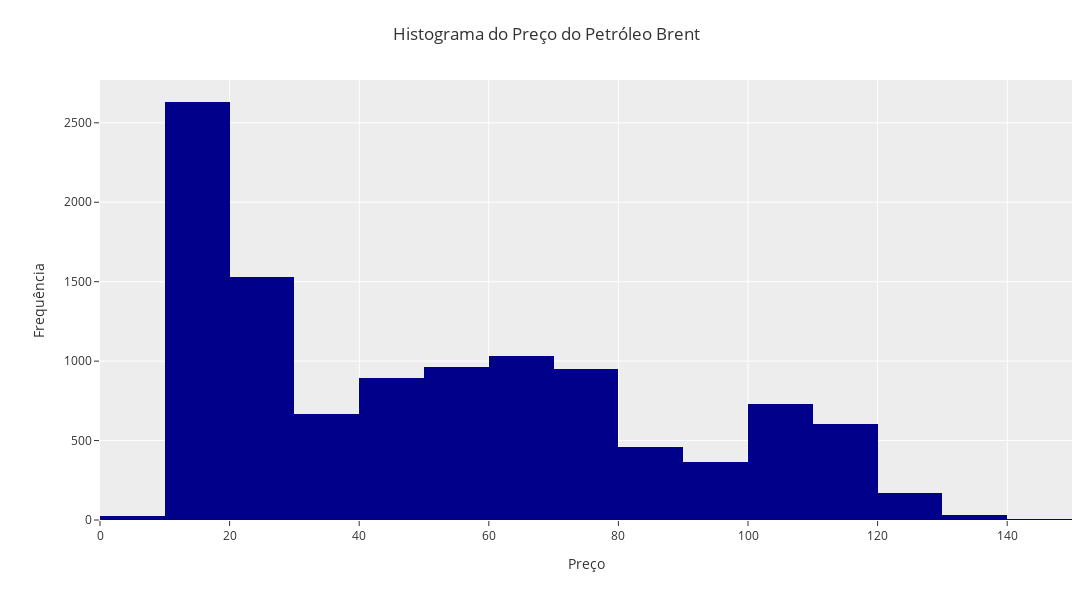

The code cell stored with this chart in its notebook:
### Markdown cell above
**Distribuição das variáveis**

### Code cell
fig = px.histogram(
    data_frame=df_eda, 
    x='preco', 
    nbins=20,
    template=template,
    color_discrete_sequence=['#00008B']
)
fig.update_layout(
    title='Histograma do Preço do Petróleo Brent',
    xaxis_title='Preço',
    yaxis_title='Frequência',
    width=1600, 
    height=600,
    margin=dict(l=100, r=20, t=80, b=80)
)
fig.show()

### Figure 1 — Plotly figure (JSON) as saved in the notebook; plotly's stock layout.template omitted (floating-point values rounded to 4 significant figures; data arrays with more than 128 entries replaced by an {"elided": "..."} marker saying what was removed)
{"data": [{"alignmentgroup": "True", "bingroup": "x", "hovertemplate": "preco=%{x}<br>count=%{y}<extra></extra>", "legendgroup": "", "marker": {"color": "#00008B", "pattern": {"shape": ""}}, "name": "", "nbinsx": 20, "offsetgroup": "", "orientation": "v", "showlegend": false, "type": "histogram", "x": {"elided": "11074 float values"}, "xaxis": "x", "yaxis": "y"}], "layout": {"barmode": "relative", "height": 600, "legend": {"tracegroupgap": 0}, "margin": {"b": 80, "l": 100, "r": 20, "t": 80}, "title": {"text": "Histograma do Preço do Petróleo Brent"}, "width": 1600, "xaxis": {"anchor": "y", "domain": [0, 1], "title": {"text": "Preço"}}, "yaxis": {"anchor": "x", "domain": [0, 1], "title": {"text": "Frequência"}}}}
